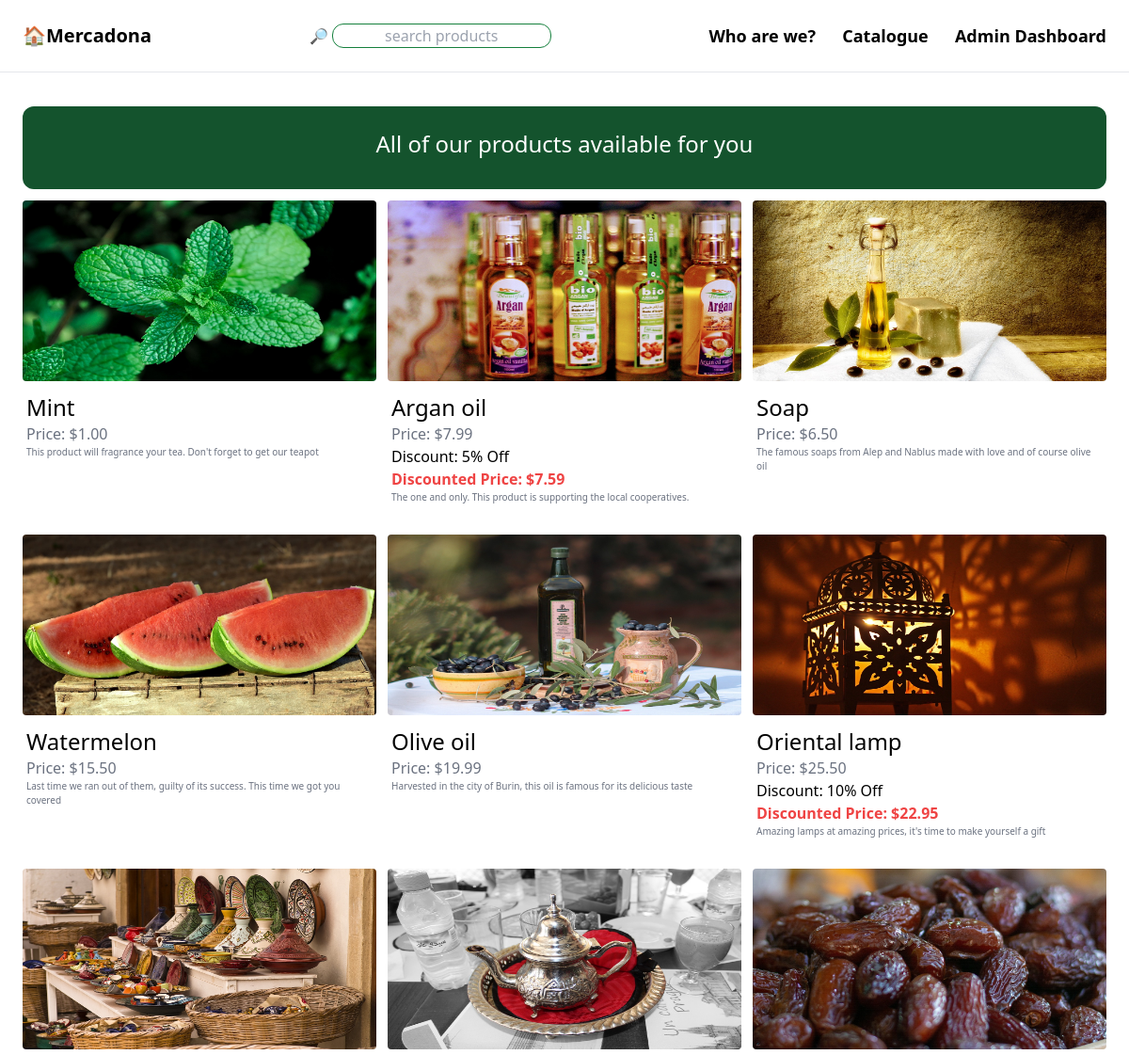
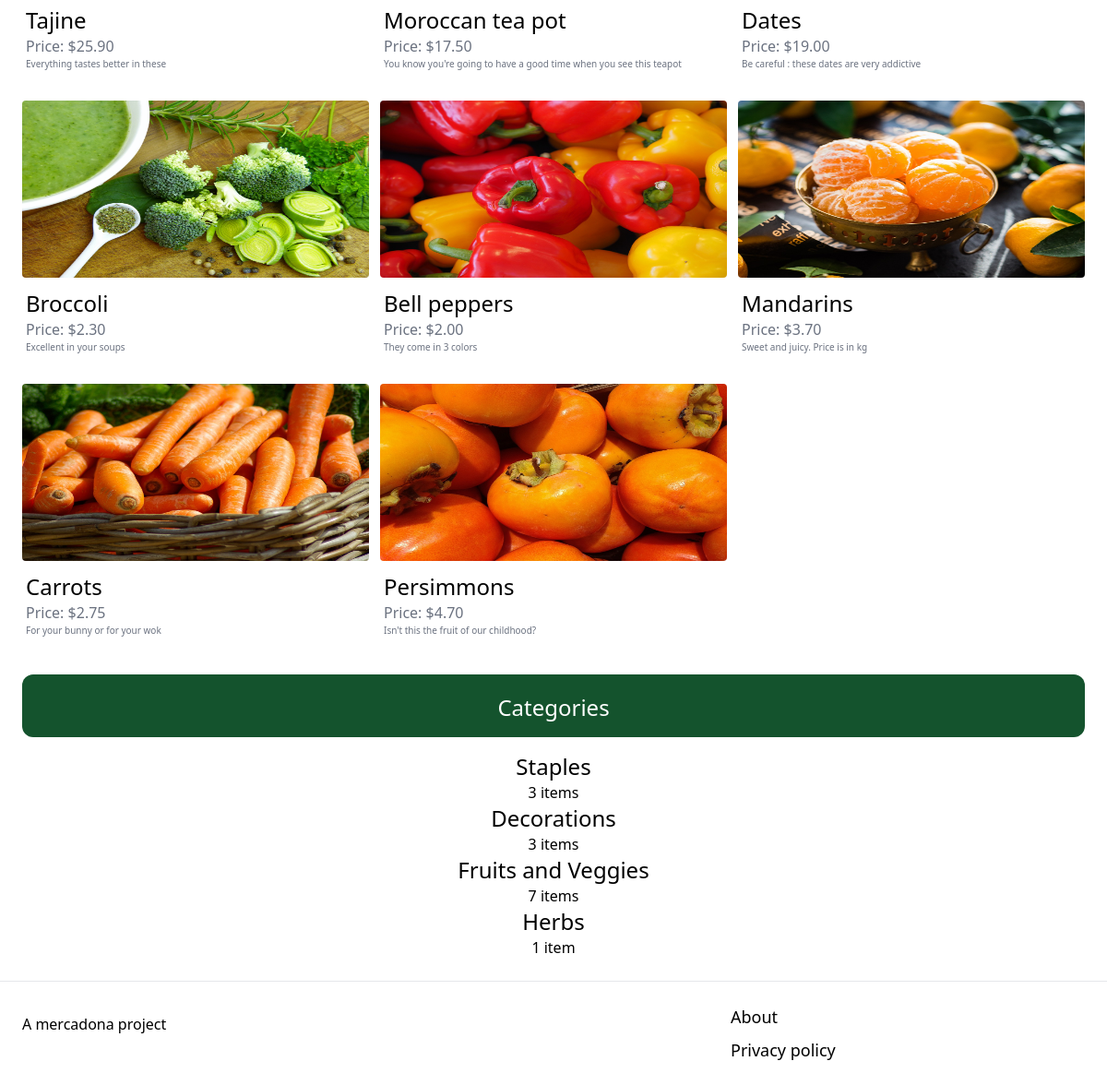
The page /category/ on the database its author committed (2 pictures, top to bottom).
### merchandise/models.py (models this page shows, shortened)
class Product(models.Model):
    libelle=models.CharField(max_length=100, blank=True, null=True)
    description=models.CharField(max_length=200)
    price=models.DecimalField(max_digits=5, decimal_places=2)
    image=models.ImageField(upload_to='media/merchandise_images', blank=True, null=True)
    category=models.ForeignKey(Category, on_delete=models.SET_NULL, null=True, related_name="category")

class Promotion(models.Model):
    product = models.ForeignKey(Product, on_delete=models.SET_NULL, null=True, blank=True)
    discount_percentage = models.DecimalField(max_digits=5, decimal_places=0)
    start_date=models.DateField(null=True, blank=True)
    end_date=models.DateField(null=True, blank=True)
    class Meta:
        verbose_name_plural = "Promotions"
    @property
    def get_discounted_price(self):
        if self.discount_percentage > 0:
            price_now = self.product.price - (self.product.price * self.discount_percentage / 100)
        else:
            price_now = self.product.price
        return price_now

class Category(models.Model):
    libelle=models.CharField(max_length=255, blank=True, null=True)
    class Meta:
        verbose_name_plural="Categories"

### merchandise/views.py (the view)
# urls.py: path('category/', category, name="category"),
def category(request):
    products=Product.objects.all()
    categories=Category.objects.all()
    context= {
        "categories": categories,
        "products": products,
    }
    return render (request, 'merchandise/category.html',
    context)

### merchandise/templates/merchandise/category.html (shortened to what this page needs)
{% extends 'merchandise/base.html' %} {% block title %} Catalogue {%endblock%}
{% block content %}
<div class="mt-3 px-3 py-6 bg-green-900 rounded-xl">
  <h2 class="mb-2 text-2xl text-center text-white">
    All of our products available for you
  </h2>
</div>
<div class="grid grid-cols-3 gap-3 mt-3">
  {% for product in products %}
  <div>
    <div class="flex-col">
      <img src="{{ product.image.url}}" class="rounded h-48 w-96" />
    </div>
      <div class="px-1 mt-3 mb-5 gap-3 bg-white rounded-b-xl">
        <h2 class="text-2xl text">{{product.libelle}}</h2>
        <p class="text-gray-500">Price: ${{ product.price }}</p>
      {% for promotion in product.promotion_set.all %}
      <p>Discount: {{ promotion.discount_percentage }}% Off</p>
      <p class="text-red-500 font-bold">
        Discounted Price: ${{ promotion.get_discounted_price|floatformat:2 }}
      </p>
      {% endfor %}
        <p class="text-gray-500 text-[10px]">{{product.description}}</p>
      </div>
  </div>
  {% endfor %}
</div>
<div class="mt-5 mb-4 px-5 py-5 pb-1 bg-green-900 rounded-xl">
  <h2 class="mb-3 text-2xl text-white text-center">Categories</h2>
</div>
  <div class="bg-white rounded-b-xl rounded-t-xl text-center">
    {% for category in categories %}
    <a href="{% url 'category_product_list' category.id %}">
      <p class= "text-2xl bg-white ">{{category.libelle}}</p>
    </a>
      <p>{{category.category.count}} item{{category.category.count|pluralize}}</p>
      {% endfor %}
  </div>
 {% endblock %}

### rows shown on the page
Product: image (picture), libelle "Mint", price "1.00", description "This product will fragrance your tea. Don't forget to get our teapot"
Product: image (picture), libelle "Argan oil", price "7.99", description "The one and only. This product is supporting the local cooperatives."
Promotion: discount_percentage "5", get_discounted_price "7.59"
Product: image (picture), libelle "Soap", price "6.50", description "The famous soaps from Alep and Nablus made with love and of course olive oil"
Product: image (picture), libelle "Watermelon", price "15.50", description "Last time we ran out of them, guilty of its success. This time we got you covered"
Product: image (picture), libelle "Olive oil", price "19.99", description "Harvested in the city of Burin, this oil is famous for its delicious taste"
Product: image (picture), libelle "Oriental lamp", price "25.50", description "Amazing lamps at amazing prices, it's time to make yourself a gift"
Promotion: discount_percentage "10", get_discounted_price "22.95"
Product: image (picture), libelle "Tajine", price "25.90", description "Everything tastes better in these"
Product: image (picture), libelle "Moroccan tea pot", price "17.50", description "You know you're going to have a good time when you see this teapot"
Product: image (picture), libelle "Dates", price "19.00", description "Be careful : these dates are very addictive"
Product: image (picture), libelle "Broccoli", price "2.30", description "Excellent in your soups"
Product: image (picture), libelle "Bell peppers", price "2.00", description "They come in 3 colors"
Product: image (picture), libelle "Mandarins", price "3.70", description "Sweet and juicy. Price is in kg"
Product: image (picture), libelle "Carrots", price "2.75", description "For your bunny or for your wok"
Product: image (picture), libelle "Persimmons", price "4.70", description "Isn't this the fruit of our childhood?"
Category: libelle "Staples", category.count "3"
Category: libelle "Decorations", category.count "3"
Category: libelle "Fruits and Veggies", category.count "7"
Category: libelle "Herbs", category.count "1"
